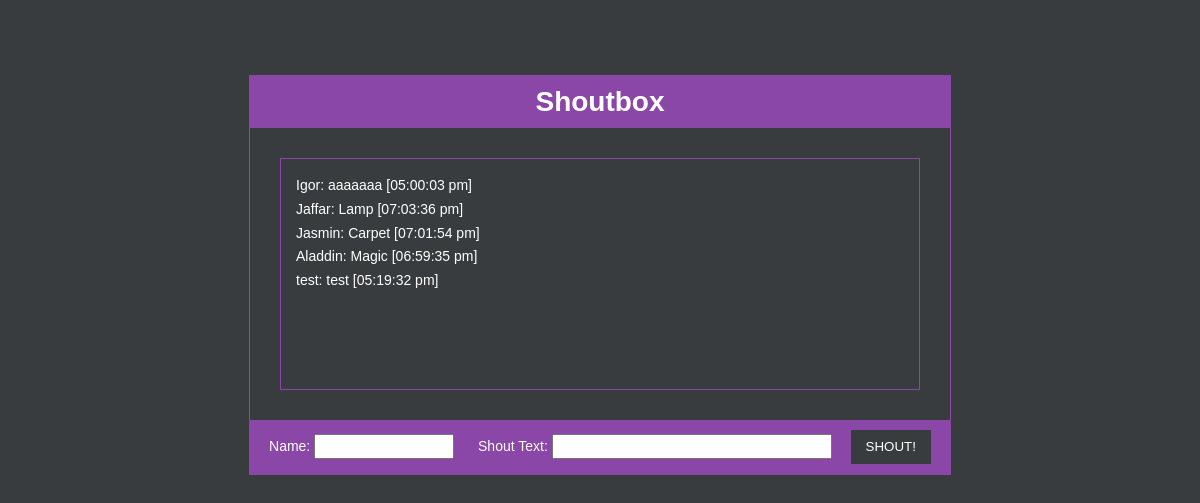
The page / on the database its author committed.
### tables this page shows
CREATE TABLE `shouts` (
  `id` int(11) NOT NULL,
  `name` varchar(50) NOT NULL,
  `shout` varchar(300) NOT NULL,
  `date` text NOT NULL
);

### index.php (the view, shortened to what this page needs)
<?php
    include 'database.php';
?>
<?php
    $query = "SELECT * FROM shouts ORDER BY id DESC";
    $shouts = mysqli_query($conn, $query);
?>
<!DOCTYPE html>
<html lang="en">
<head>
    <link rel="stylesheet" href="css/style.css">
</head>
<body>
    <div id="container">
        <header>
            <h1>Shoutbox</h1>
        </header>
        <div id="shouts">
            <ul>
                <?php while($row = mysqli_fetch_assoc($shouts)): ?>
                <li><?php echo $row['name']; ?>: <?php echo $row['shout']; ?> [<?php echo $row['date']; ?>]</li>
                <?php endwhile; ?>
            </ul>
        </div>
        <footer>
            <form>
                <label>Name: </label>
                <input type="text" id="name">
                <label>Shout Text: </label>
                <input type="text" id="shout">
                <input type="submit" id="submit" value="SHOUT!">
            </form>
        </footer>
    </div>
</body>
</html>

### css/style.css (style rules this page uses)
* { margin: 0; padding: 0; }
body { font-family: "Arial", sans-serif; background: #393c3f; color: #fff; font-size: 14px; }
#container { width: 700px; margin: 75px auto; overflow: auto; border: #8b47a7 1px solid; }
header { background: #8b47a7; padding: 10px; text-align: center; }
#shouts { height: 200px; border: #8b47a7 1px solid; margin: 30px; padding: 15px; }
#shouts li { list-style: none; line-height: 1.7em; }
footer { padding: 10px; background: #8b47a7; text-align: center; }
#name,#shout { padding: 3px; height: 15px; }
#name { width: 130px; margin-right: 20px; }
#shout { width: 270px; }
#submit { padding: 5px 15px; border: 0; background: #393c3f; cursor: pointer; color: white; line-height: 1.8em; margin-left: 15px; }

### rows shown on the page
shouts: name "Igor", shout "aaaaaaa", date "05:00:03 pm"
shouts: name "Jaffar", shout "Lamp", date "07:03:36 pm"
shouts: name "Jasmin", shout "Carpet", date "07:01:54 pm"
shouts: name "Aladdin", shout "Magic", date "06:59:35 pm"
shouts: name "test", shout "test", date "05:19:32 pm"
